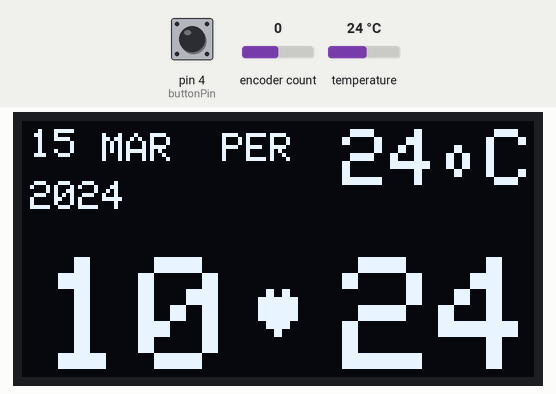
This sketch was run on a simulated Arduino Uno, built with avr-gcc and run on an emulated ATmega328P. On the bench: 128×64 one-colour display. The inputs (shaded band) are chosen by the test bench; at power-on: pin 4 (buttonPin) HIGH, encoder count 0, temperature 24 °C. The local clock reads 2024-03-15 10:24:30 at power-on unless the sketch sets it.

Above: at 2.2 s.
2.3 s: pin 4 (buttonPin) pulled LOW for 0.15 s
At 3.8 s:
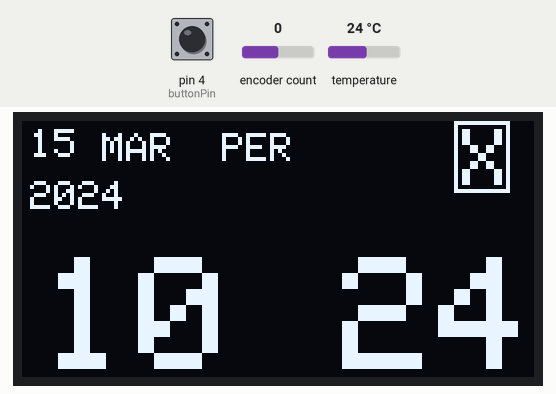
5.4 s: encoder count set to 1
At 6.5 s:
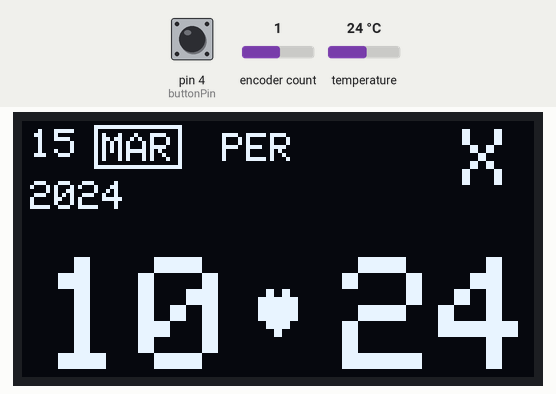
7.5 s: pin 4 (buttonPin) pulled LOW for 1 s
At 9.8 s:
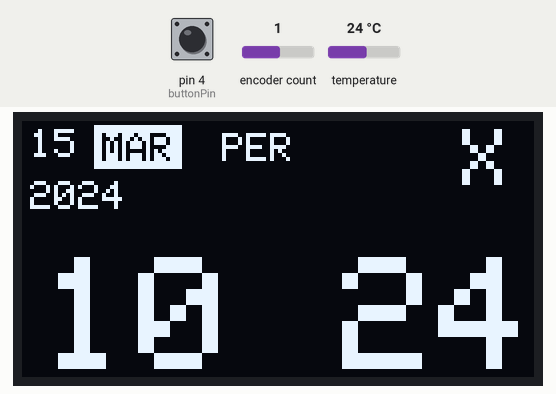
11.5 s: encoder count set to 2
At 12.5 s:
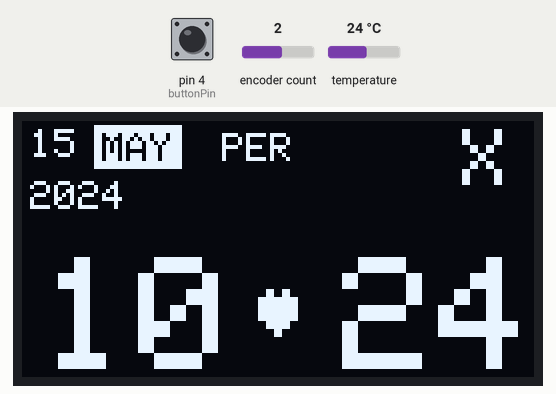
14.5 s: pin 4 (buttonPin) pulled LOW for 0.15 s
At 15.8 s:
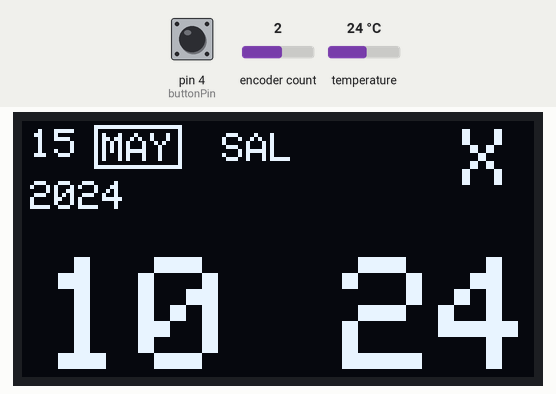
17.6 s: pin 4 (buttonPin) pulled LOW for 3.2 s
At 19.8 s:
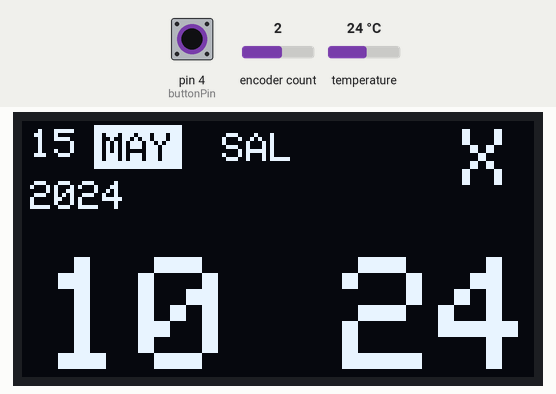
Timing chart, 0 to 21.3 s (numbered marks = the images above; inputs shaded):
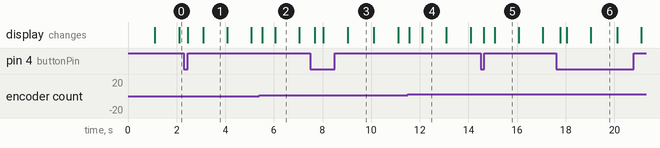

The sketch:

LovelyClock.ino
```cpp
/*
 * IINCLUDES
 */
#include <SPI.h>
#include <Wire.h>
#include <Adafruit_GFX.h>
#include <Adafruit_SSD1306.h>
#include <DS3231.h>
#include <Encoder.h>

/*
 * MACROS
 */
#define SCREEN_WIDTH 128 // OLED display width, in pixels
#define SCREEN_HEIGHT 64 // OLED display height, in pixels

// Declaration for an SSD1306 display connected to I2C (SDA, SCL pins)
#define OLED_RESET     4 // Reset pin # (or -1 if sharing Arduino reset pin)

#define HOUR_POS_X    5
#define HOUR_POS_Y    34
#define MINUTE_POS_X  80
#define MINUTE_POS_Y  HOUR_POS_Y
#define SECOND_POS_X  59
#define SECOND_POS_Y  40
#define DATE_POS_X    2
#define DATE_POS_Y    2
#define MONTH_POS_X   20
#define MONTH_POS_Y   3
#define DOW_POS_X     50
#define DOW_POS_Y     3
#define YEAR_POS_X    DATE_POS_X
#define YEAR_POS_Y    15
#define TEMP_POS_X    80
#define TEMP_POS_Y    2
#define X_POS_X       TEMP_POS_X + 30
#define X_POS_Y       TEMP_POS_Y

/*
 * CONSTANTS
 */
const char *days[] = {"", "PAZ", "PZT", "SAL", "CAR", "PER", "CUM", "CTS"};
const char *mons[] = {"", "OCA", "SUB", "MAR", "NIS", "MAY", "HAZ", "TEM", "AGU", "EYL", "EKI", "KAS", "ARA"};
const char *messages[] = {"", "Message1", "Message2", "Message3", "Message4", "Message5", "Message6", "Message7"};

/*
 * GLOBAL VARIABLES
 */
Adafruit_SSD1306 display(SCREEN_WIDTH, SCREEN_HEIGHT, &Wire, OLED_RESET);
DS3231 Clock;
Encoder Enc(3, 2);
const int buttonPin = 4;
bool h12;
bool PM;
bool century = false;

// State machine states
enum DeviceState { NORMAL, SET_SELECTION, SET_VALUE };
DeviceState deviceState = NORMAL;
long menuSelection;
int setValue;

/*
 * FUNCTION DECLARATIONS
 */
void displayHour(int hour);
void displayMinute(int minute);
void displaySecond(int second);
void displayDate(int date);
void displayDoW(int dow);
void displayYear(int year);
void displayMessage();
void displayDateTime();
void displayDateTimeWithMessage();
void displayTemp();
void displayX();
bool isButtonPressed();
long getEncoderDif();
int boundVal(int val, int maxVal, int minVal);
void normalState();
void setSelectionState();
void setValueState();

/*
 * FUNCTION DEFINITIONS
 */

// Initial setup function
void setup() {
  //Serial init
  Serial.begin(9600);

  //Clock Init
  Clock.setClockMode(false);

  //Button init
  pinMode(buttonPin, INPUT);

  //Display Init
  // SSD1306_SWITCHCAPVCC = generate display voltage from 3.3V internally
  if(!display.begin(SSD1306_SWITCHCAPVCC, 0x3C)) { // Address 0x3D for 128x64
    Serial.println(F("SSD1306 allocation failed"));
    for(;;); // Don't proceed, loop forever
  }
  display.clearDisplay();
  display.setTextSize(2); // Draw 2X-scale text
  display.setTextColor(WHITE);
  display.setCursor(0, 32);
  display.println(F("M' s Clock"));
  display.display();      // Show initial text

  delay(1000);
}

// Main loop
void loop() {
  switch (deviceState) {
    case NORMAL:
      normalState();
      break;
    case SET_SELECTION:
      setSelectionState();
      break;
    case SET_VALUE:
      setValueState();
      break;
  }
  display.display();
  delay(50);
}

// Prints the hour value at the position predefined by macros
void displayHour(int hour)
{
  display.setTextSize(4);
  display.setCursor(HOUR_POS_X, HOUR_POS_Y);
  if (hour < 10)
    display.print(0);
  display.print(hour);
}

// Prints the minute value at the position predefined by macros
void displayMinute(int minute)
{
  display.setTextSize(4);
  display.setCursor(MINUTE_POS_X, MINUTE_POS_Y);
  if (minute < 10)
    display.print(0);
  display.print(minute);
}

// Prints the second indicator at the position predefined by macros
void displaySecond(int second)
{
  if (second % 2 == 0) {
    display.setTextSize(2);
    display.setCursor(SECOND_POS_X, SECOND_POS_Y);
    display.write(3);
  }
}

void displayDate(int date)
{
  display.setTextSize(1);
  display.setCursor(DATE_POS_X, DATE_POS_Y);
  display.print(date);
}

void displayMonth(int month)
{
  display.setTextSize(1);
  display.setCursor(MONTH_POS_X, MONTH_POS_Y);
  display.print(mons[month]);
}

void displayDoW(int dow)
{
  display.setTextSize(1);
  display.setCursor(DOW_POS_X, DOW_POS_Y);
  display.print(days[dow]);
}

void displayYear(int year)
{
  display.setTextSize(1);
  display.setCursor(YEAR_POS_X, YEAR_POS_Y);
  display.print("20");
  display.print(year);
}

void displayMessage(int messageNumber)
{
  display.setTextSize(2);
  display.setCursor(2, 2);
  display.print(messages[messageNumber]);
}

// Displays month, day of month, day of week, year, hour, minute, and second indicator on OLED at the positions defined by macros
void displayDateTime()
{
  displayDate(Clock.getDate());
  displayMonth(Clock.getMonth(century));
  displayDoW(Clock.getDoW());
  displayYear(Clock.getYear());
  displayHour(Clock.getHour(h12, PM));
  displayMinute(Clock.getMinute());
  displaySecond(Clock.getSecond());
}

void displayDateTimeWithMessage()
{
  int minute = Clock.getMinute();
  int dow = Clock.getDoW();

  if (minute == 0) {
    displayHour(Clock.getHour(h12, PM));
    displayMinute(minute);
    displaySecond(Clock.getSecond());
    displayMessage(dow);
  }
  else {
    displayDate(Clock.getDate());
    displayMonth(Clock.getMonth(century));
    displayDoW(dow);
    displayYear(Clock.getYear());
    displayHour(Clock.getHour(h12, PM));
    displayMinute(minute);
    displaySecond(Clock.getSecond());
    displayTemp();
  }
}

// Displays temperature value on OLED at position defined by macro
void displayTemp()
{
  display.setTextSize(2);
  display.setCursor(TEMP_POS_X, TEMP_POS_Y);
  display.print(round(Clock.getTemperature()));
  display.write(9);
  display.print("C");
}

// Displays a close mark (X) when navigating menu at temperature value position
void displayX()
{
  display.setTextSize(2);
  display.setCursor(X_POS_X, X_POS_Y);
  display.print("X");
}

// Detects button pin transition from 1 to 0 by polling. An external pull-up resistor is connected to the button pin.
bool isButtonPressed()
{
  static int curButtonState, prevButtonState = 1;

  curButtonState = digitalRead(buttonPin);
  if (prevButtonState == 1 && curButtonState == 0) {
    prevButtonState = curButtonState;
    return true;
  }
  prevButtonState = curButtonState;
  return false;
}

// Gets encoder difference from last reading. For each tick my encoder value changes by 2. Therefore I added some logic to convert it to change by 1.
long getEncoderDiff()
{
  static long lastEncPos, curEncPos, dif;

  curEncPos = Enc.read();
  dif = curEncPos - lastEncPos;
  if (abs(dif) >= 2 && dif % 2 == 0) {
    lastEncPos = curEncPos;
    return dif/2;
  }
  return 0;
}

// Bounds the value between min and max values in a circular manner.
int boundVal(int val, int minVal, int maxVal)
{
  if (val > maxVal)
    return minVal;
  else if (val < minVal)
    return maxVal;
  else
    return val;
}

void normalState()
{
  display.clearDisplay();
  displayDateTimeWithMessage();

  if (isButtonPressed())
    deviceState = SET_SELECTION;
}

void setSelectionState()
{
  menuSelection += getEncoderDiff();
  menuSelection = boundVal(menuSelection, 0, 6);

  display.clearDisplay();
  displayDateTime();
  displayX();

  switch (menuSelection) {
    case 0: //X
      display.drawRect(X_POS_X - 2, X_POS_Y - 2, 14, 18, WHITE);
      break;
    case 1: //Date
      display.drawRect(DATE_POS_X - 2, DATE_POS_Y - 2, 14, 11, WHITE);
      break;
    case 2: //Month
      display.drawRect(MONTH_POS_X - 2, MONTH_POS_Y - 2, 22, 11, WHITE);
      break;
    case 3: //Day of Week
      display.drawRect(DOW_POS_X - 2, DOW_POS_Y - 2, 22, 11, WHITE);
      break;
    case 4: //Year
      display.drawRect(YEAR_POS_X - 2, YEAR_POS_Y - 2, 28, 11, WHITE);
      break;
    case 5: //Hour
      display.drawRect(HOUR_POS_X - 2, HOUR_POS_Y - 2, 48, 32, WHITE);
      break;
    case 6: //Minute
      display.drawRect(MINUTE_POS_X - 2, MINUTE_POS_Y - 2, 48, 32, WHITE);
      break;
  }

  if (isButtonPressed()) {
    if (menuSelection == 0) {
      deviceState = NORMAL;
    }
    else {
      deviceState = SET_VALUE;
      switch (menuSelection) {
        case 1:
          setValue = Clock.getDate();
          break;
        case 2:
          setValue = Clock.getMonth(century);
          break;
        case 3:
          setValue = Clock.getDoW();
          break;
        case 4:
          setValue = Clock.getYear();
          break;
        case 5:
          setValue = Clock.getHour(h12, PM);
          break;
        case 6:
          setValue = Clock.getMinute();
          break;
      }
    }
  }

}

void setValueState()
{
  display.clearDisplay();
  displayDateTime();
  displayX();

  setValue += getEncoderDiff();

  switch (menuSelection) {
    case 1: //Date
      setValue = boundVal(setValue, 1, 31);
      display.fillRect(DATE_POS_X - 2, DATE_POS_Y - 2, 14, 11, BLACK);
      displayDate(setValue);
      display.fillRect(DATE_POS_X - 2, DATE_POS_Y - 2, 14, 11, INVERSE);
      break;
    case 2: //Month
      setValue = boundVal(setValue, 1, 12);
      display.fillRect(MONTH_POS_X - 2, MONTH_POS_Y - 2, 22, 11, BLACK);
      displayMonth(setValue);
      display.fillRect(MONTH_POS_X - 2, MONTH_POS_Y - 2, 22, 11, INVERSE);
      break;
    case 3://Day of Week
      setValue = boundVal(setValue, 1, 7);
      display.fillRect(DOW_POS_X - 2, DOW_POS_Y - 2, 22, 11, BLACK);
      displayDoW(setValue);
      display.fillRect(DOW_POS_X - 2, DOW_POS_Y - 2, 22, 11, INVERSE);
      break;
    case 4://Year
      setValue = boundVal(setValue, 0, 99);
      display.fillRect(YEAR_POS_X - 2, YEAR_POS_Y - 2, 28, 11, BLACK);
      displayYear(setValue);
      display.fillRect(YEAR_POS_X - 2, YEAR_POS_Y - 2, 28, 11, INVERSE);
      break;
    case 5: //Hour
      setValue = boundVal(setValue, 0, 23);
      display.fillRect(HOUR_POS_X - 2, HOUR_POS_Y - 2, 48, 32, BLACK);
      displayHour(setValue);
      display.fillRect(HOUR_POS_X - 2, HOUR_POS_Y - 2, 48, 32, INVERSE);
      break;
    case 6: //Minute
      setValue = boundVal(setValue, 0, 59);
      display.fillRect(MINUTE_POS_X - 2, MINUTE_POS_Y - 2, 48, 32, BLACK);
      displayMinute(setValue);
      display.fillRect(MINUTE_POS_X - 2, MINUTE_POS_Y - 2, 48, 32, INVERSE);
      break;
  }

  if (isButtonPressed()) {
    switch (menuSelection) {
      case 1:
        Clock.setDate(setValue);
        break;
      case 2:
        Clock.setMonth(setValue);
        break;
      case 3:
        Clock.setDoW(setValue);
        break;
      case 4:
        Clock.setYear(setValue);
        break;
      case 5:
        Clock.setHour(setValue);
        break;
      case 6:
        Clock.setMinute(setValue);
        break;
    }
    deviceState = SET_SELECTION;
  }
}
```

Measured:
- after the input at 2.3 s, the display: first changes after 0.17 s (image 1 shows a later state)
- after the input at 5.4 s, the display: first changes after 0.12 s (image 2 shows a later state)
- after the input at 7.5 s, the display: changes after 0.18 s (image 3)
- after the input at 11.5 s, the display: first changes after 0.06 s (image 4 shows a later state)
- after the input at 14.5 s, the display: first changes after 0.13 s (image 5 shows a later state)
- after the input at 17.6 s, the display: changes after 0.17 s (image 6)
- what the display in image 1 shows lasts 1.0 s, from 3.1 s to 4.1 s
